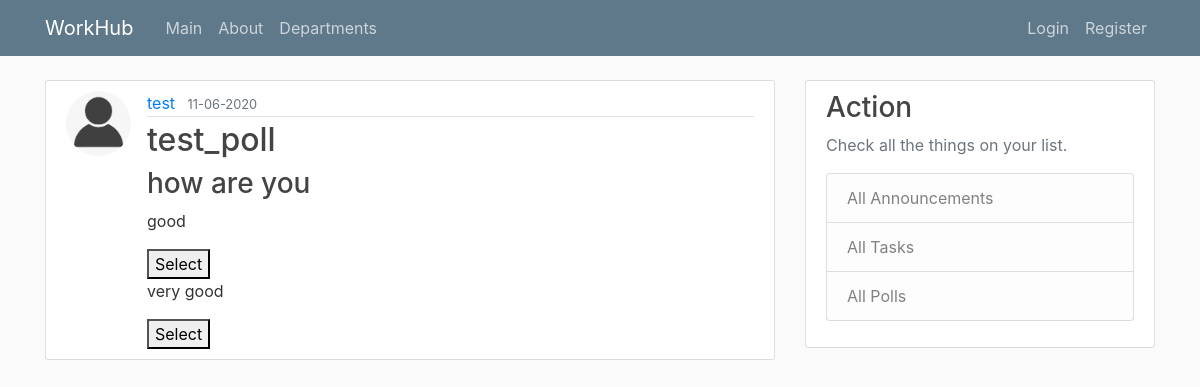
/polls/1, run on the app's committed database.
### scheduler/models.py (models this page shows, shortened)
class User(db.Model, UserMixin):
    id = db.Column(db.Integer, primary_key=True)
    username = db.Column(db.String(20), unique=True, nullable=False)
    email = db.Column(db.String(120), unique=True, nullable=False)
    is_manager = db.Column(db.Boolean, nullable=False)
    dept = db.Column(db.String(60), nullable=False)
    image_file = db.Column(db.String(20), nullable=False, default='default.jpg')
    password = db.Column(db.String(60), nullable=False)
    announcement = db.relationship('Announcement', backref='author', lazy=True)
    poll = db.relationship('Poll', backref='author', lazy=True)
    task = db.relationship('Task', backref='author', lazy=True)

class Poll(db.Model):
    id = db.Column(db.Integer, primary_key=True)
    title = db.Column(db.String(100), nullable=False)
    date_posted = db.Column(db.DateTime, nullable=False, default=datetime.utcnow)
    question = db.Column(db.Text, nullable=False)
    option1 = db.Column(db.Text, nullable=False)
    option2 = db.Column(db.Text, nullable=False)
    initiator_id = db.Column(db.Integer, db.ForeignKey('user.id'), nullable=False)

### scheduler/routes.py (the view)
@app.route("/polls/<poll_id>")
def poll(poll_id):
	poll = Poll.query.get_or_404(poll_id)
	return render_template('poll.html', title= poll.title, poll = poll)

### scheduler/templates/poll.html (shortened to what this page needs)
{% extends "layout.html" %}
{% block content %}
  <article class="media content-section">
    <img class = "rounded-circle article-img" src = "{{ url_for('static', filename = 'profile_pics/' + poll.author.image_file) }}">
    <div class="media-body">
      <div class="article-metadata">
        <a class="mr-2" href="#">{{ poll.author.username }}</a>
        <small class="text-muted">{{poll.date_posted.strftime('%m-%d-%Y') }}</small>
      </div>
      <h2 class = "article-title">{{ poll.title }}</h2>
      <h3 class = "article-title">{{ poll.question }}</h3>
      <p class="article-content">{{ poll.option1 }}</p>
      <button type="submit">Select</button>
      <p class="article-content">{{ poll.option2 }}</p>
      <button type="submit">Select</button>
    </div>
  </article>
{% endblock content  %}

### scheduler/static/main.css (style rules this page uses)
body { background: #fafafa; color: #333333; margin-top: 5rem; }
h1, h2, h3, h4, h5, h6 { color: #444444; }
.content-section { background: #ffffff; padding: 10px 20px; border: 1px solid #dddddd; border-radius: 3px; margin-bottom: 20px; }
.article-title { color: #444444; }
.article-content { white-space: pre-line; }
.article-img { height: 65px; width: 65px; margin-right: 16px; }
.article-metadata { padding-bottom: 1px; margin-bottom: 4px; border-bottom: 1px solid #e3e3e3 }

### data on the page
User: image_file (placeholder picture), author.username "test"
Poll: date_posted "11-06-2020", title "test_poll", question "how are you", option1 "good", option2 "very good"
